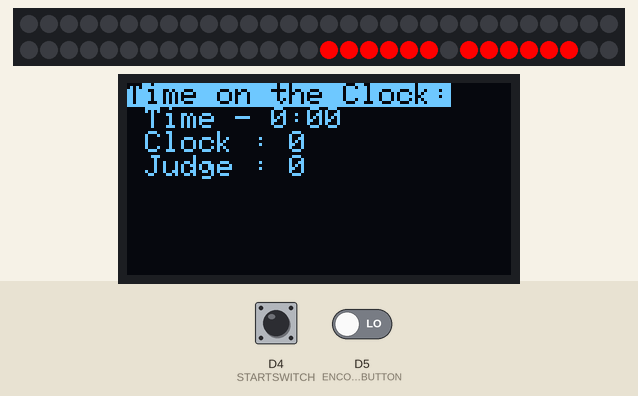
Bench run of a program on a simulated ESP8266 (Wemos D1 mini). Parts: 60 RGB LEDs in strip order, left to right, continuing on the next row, 128×64 one-colour display. The inputs (shaded band) are chosen by the test bench; at power-on: D4 (STARTSWITCH) LOW, D5 (ENCODERBUTTON) LOW. The audio player accepts every command and is not drawn; what the program prints to the serial monitor is not drawn.

Above: at 1.7 s.
1.8 s: D4 (STARTSWITCH) pulled HIGH for 0.15 s
At 1.99 s:
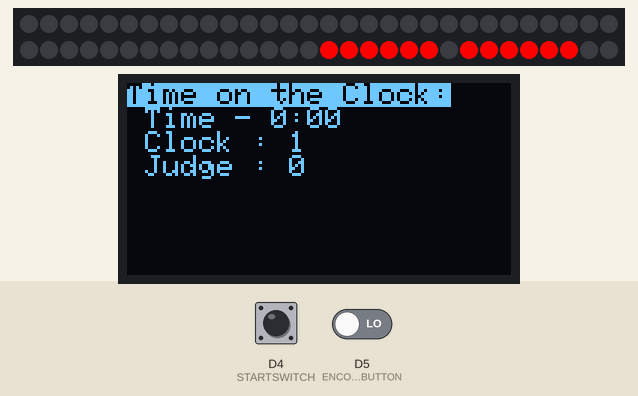
3.5 s: D5 (ENCODERBUTTON) driven HIGH
At 4.2 s:
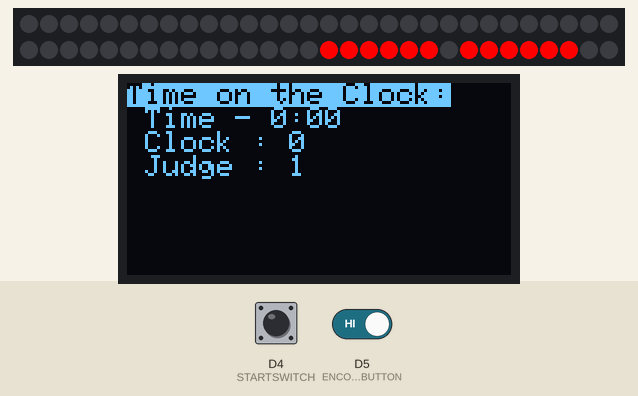
5.1 s: D4 (STARTSWITCH) pulled HIGH for 1 s
At 5.6 s:
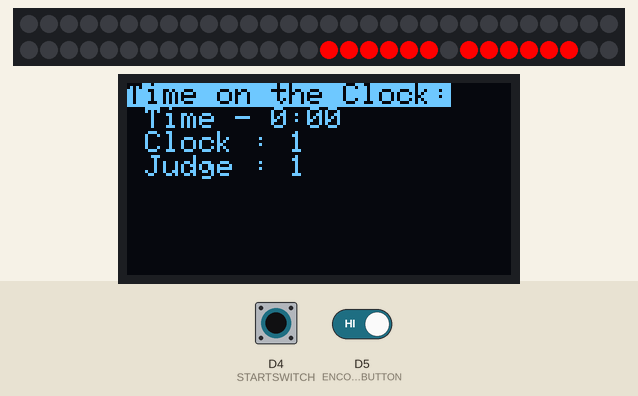
7.8 s: D4 (STARTSWITCH) driven HIGH and D5 (ENCODERBUTTON) driven LOW
At 8.9 s:
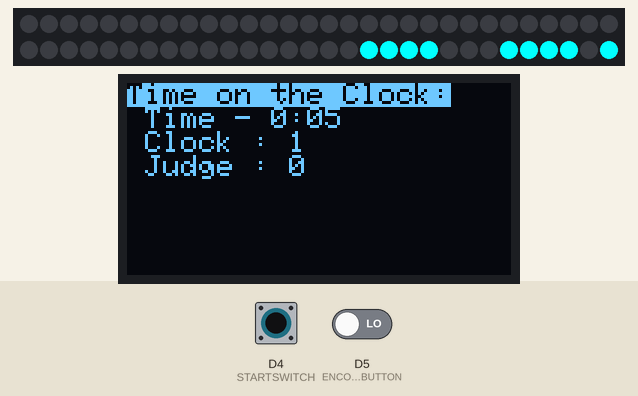
9.4 s: D4 (STARTSWITCH) driven LOW
At 9.89 s:
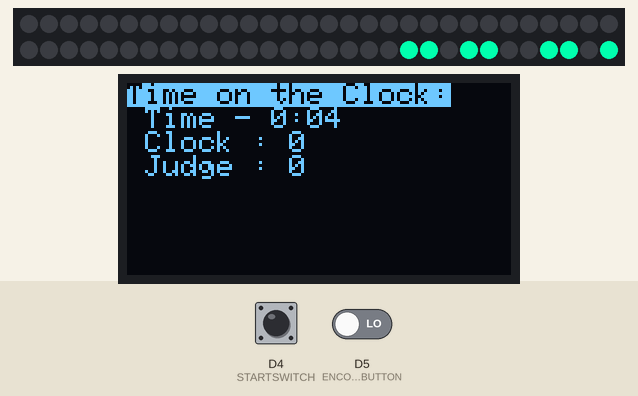
11.7 s: D4 (STARTSWITCH) driven HIGH
At 12.5 s:
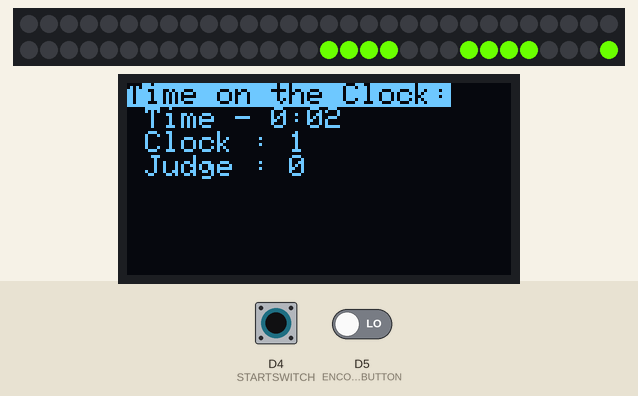
Timing chart, 0 to 14.3 s (numbered marks = the images above; inputs shaded):
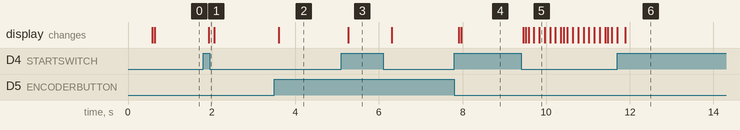

The program:

main.cpp
```cpp
#include <Arduino.h>
#include "main.h"

void setup()
{
  //Serial setup
  Serial.begin(115200);
  Serial.println();

  //Neopixel setup
  pixels.begin();
  pixels.clear();

  pinMode(STARTSWITCH, INPUT);
  pinMode(ENCODERBUTTON, INPUT);

  //OLED setup
  while(!OLEDdisplay.begin(SSD1306_SWITCHCAPVCC, 0x3C)) {
    Serial.println(F("SSD1306 allocation failed... trying again..."));
  }
  Serial.println(F("OLED display online."));

  OLEDdisplay.clearDisplay();
  OLEDdisplay.setTextColor(SSD1306_BLACK, SSD1306_WHITE); // Draw 'inverse' text
  OLEDdisplay.setTextSize(1);             // Normal 1:1 pixel scale
  OLEDdisplay.setCursor(0,0);             // Start at top-left corner
  OLEDdisplay.println(F("Time on the Clock:"));

  OLEDdisplay.setTextColor(SSD1306_WHITE, SSD1306_BLACK);        // Draw white text
  OLEDdisplay.println(RANGE);

  OLEDdisplay.display();

  //MP3 setup
  mySoftwareSerial.begin(9600);

  while(!myDFPlayer.begin(mySoftwareSerial)) {  //Use softwareSerial to communicate with mp3.
    Serial.println(F("DFPlayer Unable to begin... board connected? SD card?"));
    delay(100);
  }
  Serial.println(F("DFPlayer Mini online."));

  myDFPlayer.volume(30);  //Set volume value. From 0 to 30
  //myDFPlayer.play(1);  //Play the first mp3

}

void loop()
{
  currentTime = millis();
  if(JudgeState == 0 && digitalRead(ENCODERBUTTON) == 1){
    JudgeState = 1;
  } else if(JudgeState == 1 && digitalRead(ENCODERBUTTON) == 0){
    ClockTime = clockinterval;
    JudgeState = 0;
  }

  if(ClockState == 0 && digitalRead(STARTSWITCH) == 1){
    ClockState = 1;
  } else if(ClockState == 1 && digitalRead(STARTSWITCH) == 0){
    ClockState = 0;
  }

  if(ClockState == 0 && ClockTime > 0){ //Counting Down...
    if((StopTime - currentTime) < ClockTime){
      ClockTime = StopTime - currentTime;
    } else {
      ClockTime = 0;
    }
    Serial.printf(" Clock Time %lu = %lu - %lu ", ClockTime, currentTime, StopTime);
  } else if(ClockState == 1 || ClockTime == 0){//Suspend Count Down...
    StopTime = currentTime + ClockTime;
    Serial.printf(" Stop Time %lu = %lu + %lu ", StopTime, currentTime, ClockTime);
  }

  unsigned long previousseconds = previousTime / 1000;
  unsigned long previousminutes = previousseconds / 60;
  previousseconds %= 60;
  previousminutes %= 60;

  unsigned long seconds = ClockTime / 1000;
  unsigned long minutes = seconds / 60;
  seconds %= 60;
  minutes %= 60;

  CLKrgb(ClockTime, clockinterval);
  CLKdisplay(minutes*100 + seconds);

  OLEDdisplay.setCursor(0,0); // Start at top-left corner
  OLEDdisplay.println();
  OLEDdisplay.printf(" Time - %lu:%.2lu\n", minutes, seconds);
  OLEDdisplay.printf(" Clock : %d\n", ClockState);
  OLEDdisplay.printf(" Judge : %d\n", JudgeState);
  OLEDdisplay.display();

  Serial.printf(" Time - %lu:%.2lu", minutes, seconds);
  Serial.printf(" Clock : %d", ClockState);
  Serial.printf(" Judge : %d\n", JudgeState);

  delay(delayval);

  if(!myDFPlayer.available() && minutes == 0){
    if((previousseconds == 4 && seconds == 3) ||
       (previousseconds == 3 && seconds == 2) ||
       (previousseconds == 2 && seconds == 1) ||
       (previousseconds == 1 && seconds == 0)){
        myDFPlayer.play(1);  //Play the first mp3
       }
  }

  if (myDFPlayer.available()) {
    printDetail(myDFPlayer.readType(), myDFPlayer.read()); //Print the detail message from DFPlayer to handle different errors and states.
  }

  previousTime = ClockTime;
}

void CLKsetdigit(int digit, int number){
  for (int i = 0; i < 14; i += 2) {
    if(segs[number][i/2]){
      pixels.setPixelColor(digits[digit][i+1]-1, pixels.Color(red, green, blue));
      pixels.setPixelColor(digits[digit][i]-1, pixels.Color(red, green, blue));
    } else {
      pixels.setPixelColor(digits[digit][i+1]-1, pixels.Color(0, 0, 0));
      pixels.setPixelColor(digits[digit][i]-1, pixels.Color(0, 0, 0));
    }
    pixels.show();
  }
}

void CLKrgb(int angle, int range){
  angle = map(angle, 0, RANGE, 0, 360);
  if (angle<60)       {red = 255;                green = rainbow[angle];     blue = 0;}
  else if (angle<120) {red = rainbow[120-angle]; green = 255;                blue = 0;}
  else if (angle<180) {red = 0,                  green = 255;                blue = rainbow[angle-120];}
  else if (angle<240) {red = 0,                  green = rainbow[240-angle]; blue = 255;}
  else if (angle<300) {red = rainbow[angle-240], green = 0;                  blue = 255;}
  else                {red = 255,                green = 0;                  blue = rainbow[360-angle];}

}

void CLKdisplay(int value){
    int thos = value/1000;
    int huns = value/100 - 10*thos;
    int tens = value/10 - 10*huns - 100*thos;
    int ones = value - 10*tens - 100*huns - 1000*thos;
    Serial.print(" thos: ");
    Serial.print(thos);
    Serial.print(" huns: ");
    Serial.print(huns);
    Serial.print(" tens: ");
    Serial.print(tens);
    Serial.print(" ones: ");
    Serial.print(ones);
    CLKsetdigit(0,ones);

    if(tens || huns || thos){
      CLKsetdigit(1, tens);
    }else{
      CLKsetdigit(1, 10);
    }

    if(huns || thos){
      CLKsetdigit(2, huns);
    }else{
      CLKsetdigit(2, 10);
    }

    if(thos){
      CLKsetdigit(3, thos);
    }else{
      CLKsetdigit(3, 10);
    }
}

void printDetail(uint8_t type, int value){
  switch (type) {
    case TimeOut:
      Serial.println(F("Time Out!"));
      break;
    case WrongStack:
      Serial.println(F("Stack Wrong!"));
      break;
    case DFPlayerCardInserted:
      Serial.println(F("Card Inserted!"));
      break;
    case DFPlayerCardRemoved:
      Serial.println(F("Card Removed!"));
      break;
    case DFPlayerCardOnline:
      Serial.println(F("Card Online!"));
      break;
    case DFPlayerUSBInserted:
      Serial.println("USB Inserted!");
      break;
    case DFPlayerUSBRemoved:
      Serial.println("USB Removed!");
      break;
    case DFPlayerPlayFinished:
      Serial.print(F("Number:"));
      Serial.print(value);
      Serial.println(F(" Play Finished!"));
      break;
    case DFPlayerError:
      Serial.print(F("DFPlayerError:"));
      switch (value) {
        case Busy:
          Serial.println(F("Card not found"));
          break;
        case Sleeping:
          Serial.println(F("Sleeping"));
          break;
        case SerialWrongStack:
          Serial.println(F("Get Wrong Stack"));
          break;
        case CheckSumNotMatch:
          Serial.println(F("Check Sum Not Match"));
          break;
        case FileIndexOut:
          Serial.println(F("File Index Out of Bound"));
          break;
        case FileMismatch:
          Serial.println(F("Cannot Find File"));
          break;
        case Advertise:
          Serial.println(F("In Advertise"));
          break;
        default:
          break;
      }
      break;
    default:
      break;
  }

}
```

main.h
```cpp
#include <Arduino.h>
#include <Adafruit_NeoPixel.h>

#include <SPI.h>
#include <Wire.h>
#include <Adafruit_GFX.h>
#include <Adafruit_SSD1306.h>

#include "SoftwareSerial.h"
#include "DFRobotDFPlayerMini.h"

#define ENCODERPULSE A0
#define ENCODERDIRECTION D0
//D1 I2C SCL
//D2 I2C SDA
#define NEOPIXELPIN D3
#define STARTSWITCH D4
#define ENCODERBUTTON D5
#define TXPIN D6
#define RXPIN D7
#define JUDGESWITCH D8

int delayval = 50;

unsigned long clockinterval = 5000; //milliseconds equal to 3 minutes
unsigned long currentTime = millis(); //current time on the internal clock
unsigned long previousTime = millis();
unsigned long StopTime = millis(); //Time Clock was started
unsigned long ClockTime = clockinterval; //Time displayed on the clock
int ClockState = 0;
int JudgeState = 0;

/****************************************************************************************
 * Neopixel Clock Display
*****************************************************************************************/

#define NUMPIXELS 60
#define RANGE 9999

//map led number to its segment in each digit
int digit1[14] = { 5,  6,  3,  4, 14, 15, 12, 13, 10, 11,  7,  8,  1,  2};
int digit2[14] = {25, 26, 23, 24, 20, 21, 18, 19, 16, 17, 27, 28, 29, 30};
int digit3[14] = {35, 36, 33, 34, 44, 45, 42, 43, 40, 41, 37, 38, 31, 32};
int digit4[14] = {55, 56, 53, 54, 50, 51, 48, 49, 46, 47, 57, 58, 89, 60};
int* digits[4] = {digit4, digit3, digit2, digit1};

//segment 1/0:on/off for each digit:
//             A  B  C  D  E  F  G
int seg0[] = { 1, 1, 1, 1, 1, 1, 0};
int seg1[] = { 0, 1, 1, 0, 0, 0, 0};
int seg2[] = { 1, 1, 0, 1, 1, 0, 1};
int seg3[] = { 1, 1, 1, 1, 0, 0, 1};
int seg4[] = { 0, 1, 1, 0, 0, 1, 1};
int seg5[] = { 1, 0, 1, 1, 0, 1, 1};
int seg6[] = { 1, 0, 1, 1, 1, 1, 1};
int seg7[] = { 1, 1, 1, 0, 0, 0, 0};
int seg8[] = { 1, 1, 1, 1, 1, 1, 1};
int seg9[] = { 1, 1, 1, 1, 0, 1, 1};
int seg_[] = { 0, 0, 0, 0, 0, 0, 0};
int* segs[] = {seg0, seg1, seg2, seg3, seg4, seg5, seg6, seg7, seg8, seg9, seg_};

//values that represent a rainbow
int rainbow[61] =
{0, 4, 8, 13, 17, 21, 25, 30, 34, 38, 42, 47, 51, 55, 59, 64, 68, 72, 76,
81, 85, 89, 93, 98, 102, 106, 110, 115, 119, 123, 127, 132, 136, 140, 144,
149, 153, 157, 161, 166, 170, 174, 178, 183, 187, 191, 195, 200, 204, 208,
212, 217, 221, 225, 229, 234, 238, 242, 246, 251, 255};

//current display color values
int red = 255;
int green = 255;
int blue = 255;

Adafruit_NeoPixel pixels = Adafruit_NeoPixel(NUMPIXELS, NEOPIXELPIN, NEO_GRB + NEO_KHZ800);

void CLKsetdigit(int digit, int number);

void CLKrgb(int angle, int range);

void CLKdisplay(int value);

/****************************************************************************************
 * SSD1306 128x64 0.96" Display
*****************************************************************************************/

#define SCREEN_WIDTH 128 // OLED display width, in pixels
#define SCREEN_HEIGHT 64 // OLED display height, in pixels
#define OLED_RESET     -1 // Reset pin # (or -1 if sharing Arduino reset pin)
Adafruit_SSD1306 OLEDdisplay(SCREEN_WIDTH, SCREEN_HEIGHT, &Wire, OLED_RESET);

/****************************************************************************************
 * MP3 Player
*****************************************************************************************/

SoftwareSerial mySoftwareSerial(D7, D6); // RX, TX
DFRobotDFPlayerMini myDFPlayer;
void printDetail(uint8_t type, int value);
int PlayedSound = 0;
```

Measured:
- after the input at 1.8 s, the display: changes after 0.13 s (image 1)
- after the input at 3.5 s, the display: changes after 0.10 s (image 2)
- after the input at 5.1 s, the display: changes after 0.17 s (image 3)
